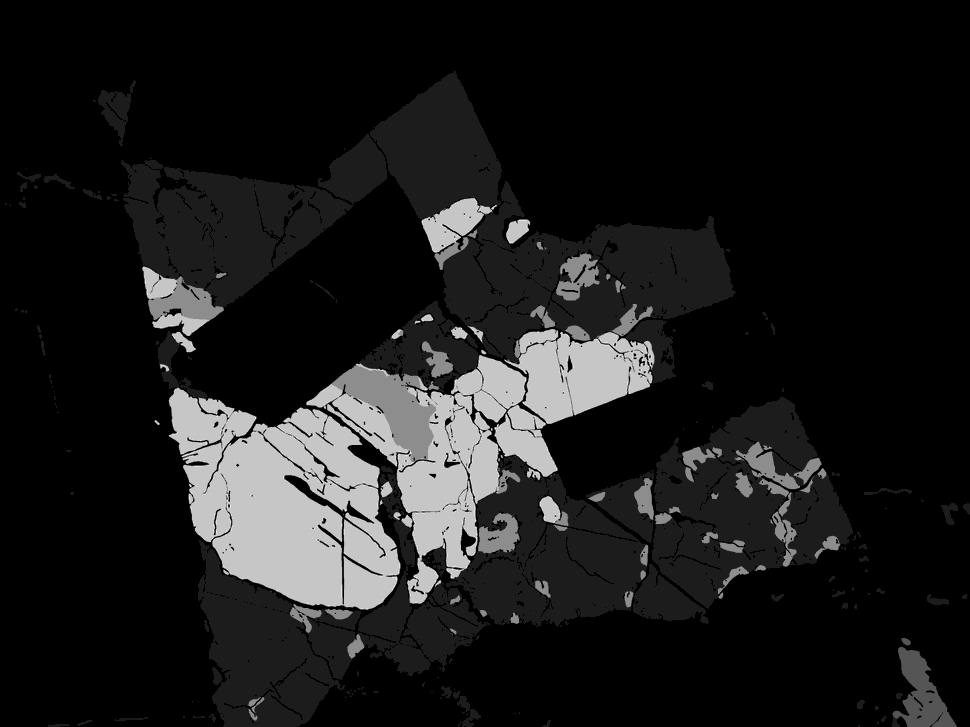
#> input picture Sample Data/lumenstone/seg/val/01.png, 970 x 727 px, shrunk from 3396 x 2547 before the run
$ python convert_sopia_xpl.py
#> lines starting #> are read from the running program, lines starting #| are printed output that depends on the picture
### patch/data/convert_mask.py
import glob, os, shutil
import numpy as np
from PIL import Image

def mask_convert(palette,mask_path,out_path,mask_folders,out_folders="",mask_ext=".png",mode='L'):
#> called with mask_path = 'sopia/seg', out_path = 'sopia/seg_colored', mask_ext = '.png', mode = 'RGB'
    if mode not in ['L','RGB']:
        print("Invalid mode. Should be 'L' for colored to gray or 'RGB' for gray to colored\n")
        return
    if len(palette) <= 1:
        print("Palette is empty.")
        return
    #add background color if not already present
    if palette[0] != [0,0,0]:
        palette.insert(0,[0,0,0])
    #convert palette to dict
    if mode == 'L':
        palette_dict = dict(zip([f"[{p[0]} {p[1]} {p[2]}]" for p in palette],range(len(palette)))) #convert palette to dictionary
    elif mode == 'RGB':
        palette_dict = dict(zip(range(len(palette)),[p for p in palette])) #convert palette to dictionary
    #add output folders if not defined
    if len(out_folders) == 0:
        out_folders = mask_folders
    for src_path in [os.path.join(mask_path,mask_folder) for mask_folder in mask_folders]:
        if not os.path.exists(src_path):
            print(f'Dataset mask image folder "{src_path}" does not exist.\n')
            return
    for dest_path in [os.path.join(out_path,mask_folder) for mask_folder in mask_folders]:
        if os.path.exists(dest_path):
            print(f'Output mask directory "{dest_path}" already exists. Removing...\n')
            try:
                shutil.rmtree(dest_path)
            except:
                print('Unable to remove directory "{out_dir}". Please remove it manually.\n')
                return
        os.makedirs(dest_path,exist_ok=True)

    src_path_list = []
    for mask_folder in mask_folders:
        src_path_list.extend(glob.glob(os.path.join(mask_path,mask_folder,f'*{mask_ext}')))
#> pass 2 of the loop in mask_convert, `for mask_folder in mask_folders:`:
    dest_path_list = [os.path.join(out_path,os.path.relpath(mask_img,mask_path)) for mask_img in src_path_list]
    for ctr in range(len(src_path_list)):
        #convert each image from colored to grayscale format
        img = np.array(Image.open(src_path_list[ctr]).convert('RGB'))
        if mode == 'L':
            for i in range(img.shape[0]):
                for j in range(img.shape[1]):
                    img[i,j] = palette_dict.get(f"[{img[i,j,0]} {img[i,j,1]} {img[i,j,2]}]",0)
        elif mode == 'RGB':
            for i in range(img.shape[0]):
                for j in range(img.shape[1]):
                    img[i,j] = palette_dict.get(img[i,j,0],[0,0,0])
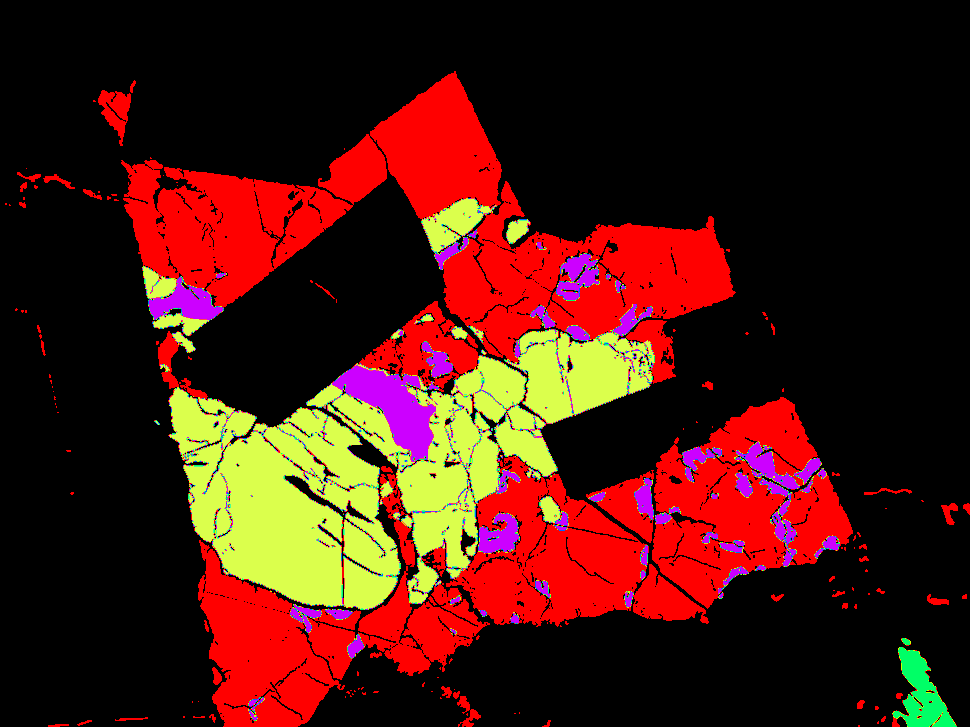
#> img: shape (727, 970, 3); mean R, G, B 72.4, 24.7, 14.1
        img = Image.fromarray(img)
        img.save(dest_path_list[ctr])
        print(f"{ctr+1} of {len(src_path_list)} done.")
#> pass 2 of the loop in mask_convert, `for ctr in range(len(src_path_list)):`:
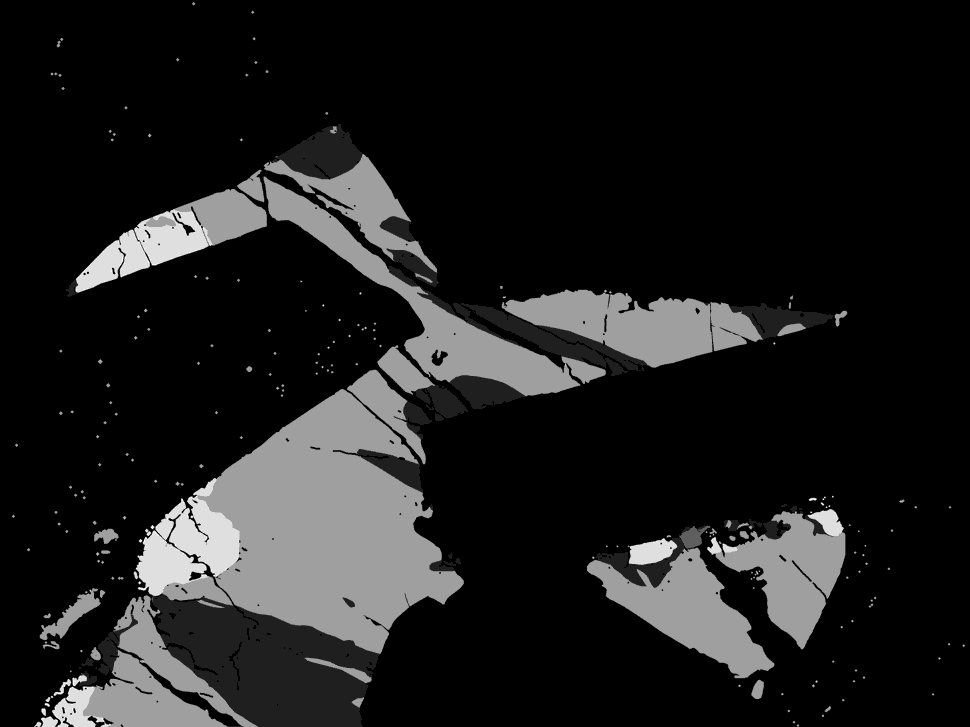
#> input picture Sample Data/lumenstone/seg/train/01.png, 970 x 727 px, shrunk from 3396 x 2547 before the run
#> after the loop in mask_convert, `for i in range(img.shape[0]):`:
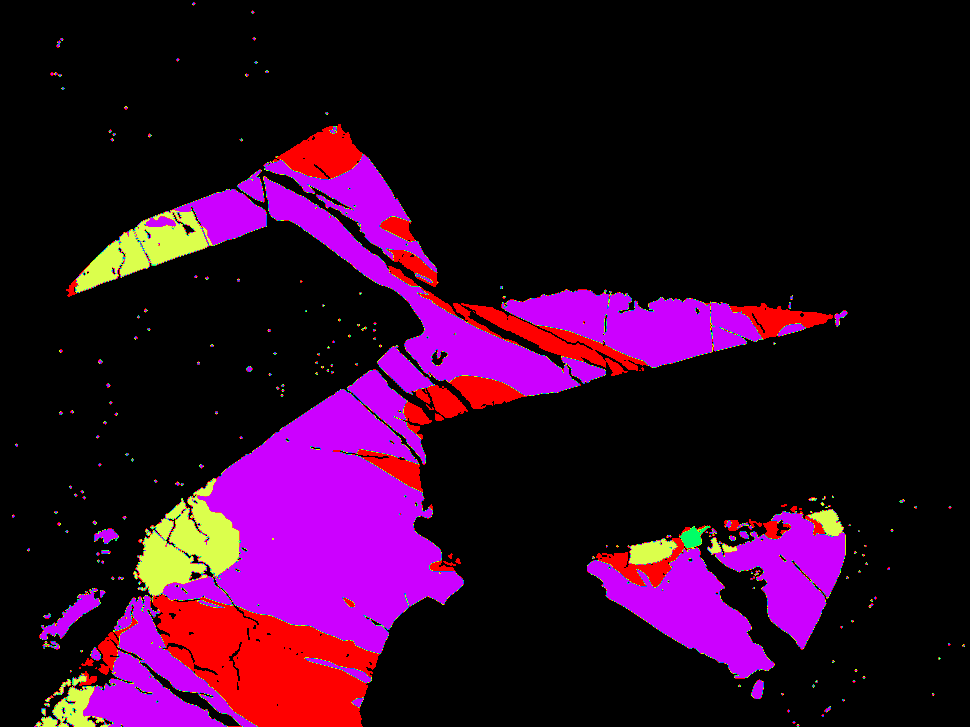
#> img: shape (727, 970, 3); mean R, G, B 47.4, 6.8, 39.6
    print('Done!')

### patch/data/convert_sopia_xpl.py
from convert_mask import mask_convert

#palette taken from the configuration file, with added background color
palette = [
    [0, 0, 0], [255, 0, 0], [203, 255, 0], [0, 255, 102],
    [0, 101, 255], [204, 0, 255], [255, 76, 76], [219, 255, 76],
    [76, 255, 147], [76, 147, 255], [219, 76, 255], [255, 153, 153],
    [234, 255, 153],
]

mask_path = "sopia/seg"
out_path = "sopia/seg_colored"
mask_folders = ["val","train"]
out_folders = ["val","train"]
mode = "RGB"
mask_convert(palette=palette, mask_path=mask_path, out_path=out_path, mask_folders=mask_folders,out_folders=out_folders,mode=mode)

mask_path = "sopia/seg_colored"
out_path = "sopia/seg_gray"
mask_folders = ["val","train"]
out_folders = ["val","train"]
mode = "L"
mask_convert(palette=palette, mask_path=mask_path, out_path=out_path, mask_folders=mask_folders,out_folders=out_folders,mode=mode)
#> pass 2 of the loop in mask_convert, `for mask_folder in mask_folders:`:
